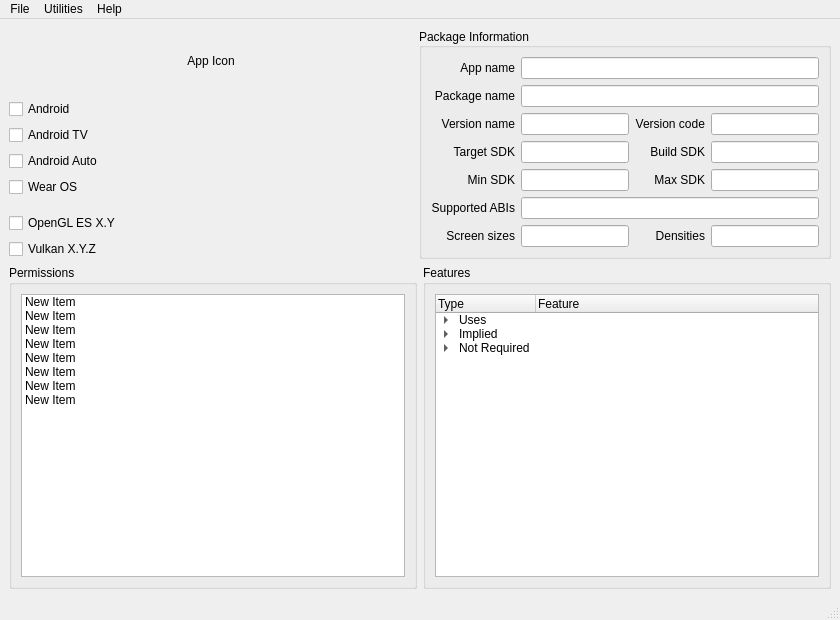
<?xml version="1.0" encoding="UTF-8"?>
<ui version="4.0">
 <class>MainWindow</class>
 <widget class="QMainWindow" name="MainWindow">
  <property name="geometry">
   <rect>
    <x>0</x>
    <y>0</y>
    <width>840</width>
    <height>620</height>
   </rect>
  </property>
  <property name="sizePolicy">
   <sizepolicy hsizetype="Expanding" vsizetype="Expanding">
    <horstretch>0</horstretch>
    <verstretch>0</verstretch>
   </sizepolicy>
  </property>
  <property name="windowTitle">
   <string>MainWindow</string>
  </property>
  <widget class="QWidget" name="centralwidget">
   <property name="sizePolicy">
    <sizepolicy hsizetype="Expanding" vsizetype="Expanding">
     <horstretch>0</horstretch>
     <verstretch>0</verstretch>
    </sizepolicy>
   </property>
   <layout class="QGridLayout" name="gridLayout_4">
    <item row="0" column="0">
     <widget class="QLabel" name="app_icon_label">
      <property name="autoFillBackground">
       <bool>true</bool>
      </property>
      <property name="text">
       <string>App Icon</string>
      </property>
      <property name="alignment">
       <set>Qt::AlignCenter</set>
      </property>
     </widget>
    </item>
    <item row="1" column="0">
     <layout class="QVBoxLayout" name="verticalLayout">
      <item>
       <widget class="QCheckBox" name="checkBox">
        <property name="text">
         <string>Android</string>
        </property>
        <property name="checkable">
         <bool>false</bool>
        </property>
       </widget>
      </item>
      <item>
       <widget class="QCheckBox" name="checkBox_2">
        <property name="text">
         <string>Android TV</string>
        </property>
        <property name="checkable">
         <bool>false</bool>
        </property>
       </widget>
      </item>
      <item>
       <widget class="QCheckBox" name="checkBox_3">
        <property name="text">
         <string>Android Auto</string>
        </property>
        <property name="checkable">
         <bool>false</bool>
        </property>
       </widget>
      </item>
      <item>
       <widget class="QCheckBox" name="checkBox_4">
        <property name="text">
         <string>Wear OS</string>
        </property>
        <property name="checkable">
         <bool>false</bool>
        </property>
       </widget>
      </item>
      <item>
       <spacer name="horizontalSpacer">
        <property name="orientation">
         <enum>Qt::Horizontal</enum>
        </property>
        <property name="sizeHint" stdset="0">
         <size>
          <width>40</width>
          <height>10</height>
         </size>
        </property>
       </spacer>
      </item>
      <item>
       <widget class="QCheckBox" name="checkBox_5">
        <property name="text">
         <string>OpenGL ES X.Y</string>
        </property>
       </widget>
      </item>
      <item>
       <widget class="QCheckBox" name="checkBox_6">
        <property name="text">
         <string>Vulkan X.Y.Z</string>
        </property>
       </widget>
      </item>
     </layout>
    </item>
    <item row="2" column="0" colspan="2">
     <layout class="QGridLayout" name="gridLayout_3">
      <item row="0" column="0">
       <widget class="QGroupBox" name="permissions_group">
        <property name="title">
         <string>Permissions</string>
        </property>
        <layout class="QGridLayout" name="gridLayout_6">
         <item row="0" column="0">
          <widget class="QListWidget" name="listWidget">
           <item>
            <property name="text">
             <string>New Item</string>
            </property>
           </item>
           <item>
            <property name="text">
             <string>New Item</string>
            </property>
           </item>
           <item>
            <property name="text">
             <string>New Item</string>
            </property>
           </item>
           <item>
            <property name="text">
             <string>New Item</string>
            </property>
           </item>
           <item>
            <property name="text">
             <string>New Item</string>
            </property>
           </item>
           <item>
            <property name="text">
             <string>New Item</string>
            </property>
           </item>
           <item>
            <property name="text">
             <string>New Item</string>
            </property>
           </item>
           <item>
            <property name="text">
             <string>New Item</string>
            </property>
           </item>
          </widget>
         </item>
        </layout>
       </widget>
      </item>
      <item row="0" column="1">
       <widget class="QGroupBox" name="features_group">
        <property name="title">
         <string>Features</string>
        </property>
        <layout class="QGridLayout" name="gridLayout_5">
         <item row="0" column="0">
          <widget class="QTreeWidget" name="treeWidget">
           <column>
            <property name="text">
             <string>Type</string>
            </property>
           </column>
           <column>
            <property name="text">
             <string>Feature</string>
            </property>
           </column>
           <item>
            <property name="text">
             <string>Uses</string>
            </property>
            <item>
             <property name="text">
              <string>New Item</string>
             </property>
             <property name="text">
              <string/>
             </property>
            </item>
            <item>
             <property name="text">
              <string>New Item</string>
             </property>
            </item>
           </item>
           <item>
            <property name="text">
             <string>Implied</string>
            </property>
            <item>
             <property name="text">
              <string>New Item</string>
             </property>
            </item>
            <item>
             <property name="text">
              <string>New Item</string>
             </property>
            </item>
           </item>
           <item>
            <property name="text">
             <string>Not Required</string>
            </property>
            <item>
             <property name="text">
              <string>New Item</string>
             </property>
             <property name="text">
              <string/>
             </property>
            </item>
            <item>
             <property name="text">
              <string>New Item</string>
             </property>
            </item>
           </item>
          </widget>
         </item>
        </layout>
       </widget>
      </item>
     </layout>
    </item>
    <item row="0" column="1" rowspan="2">
     <widget class="QGroupBox" name="package_info_group">
      <property name="title">
       <string>Package Information</string>
      </property>
      <property name="alignment">
       <set>Qt::AlignLeading|Qt::AlignLeft|Qt::AlignVCenter</set>
      </property>
      <layout class="QGridLayout" name="gridLayout">
       <item row="0" column="0">
        <layout class="QGridLayout" name="gridLayout_2">
         <item row="1" column="1" colspan="5">
          <widget class="QLineEdit" name="package_name_field">
           <property name="readOnly">
            <bool>true</bool>
           </property>
          </widget>
         </item>
         <item row="2" column="1" colspan="2">
          <widget class="QLineEdit" name="version_name_field">
           <property name="readOnly">
            <bool>true</bool>
           </property>
          </widget>
         </item>
         <item row="2" column="4" colspan="2">
          <widget class="QLineEdit" name="version_code_field">
           <property name="readOnly">
            <bool>true</bool>
           </property>
          </widget>
         </item>
         <item row="3" column="0">
          <widget class="QLabel" name="target_sdk_label">
           <property name="text">
            <string>Target SDK</string>
           </property>
           <property name="alignment">
            <set>Qt::AlignRight|Qt::AlignTrailing|Qt::AlignVCenter</set>
           </property>
          </widget>
         </item>
         <item row="4" column="1" colspan="2">
          <widget class="QLineEdit" name="min_sdk_field">
           <property name="readOnly">
            <bool>true</bool>
           </property>
          </widget>
         </item>
         <item row="4" column="3">
          <widget class="QLabel" name="max_sdk_label">
           <property name="text">
            <string>Max SDK</string>
           </property>
           <property name="alignment">
            <set>Qt::AlignRight|Qt::AlignTrailing|Qt::AlignVCenter</set>
           </property>
          </widget>
         </item>
         <item row="3" column="1" colspan="2">
          <widget class="QLineEdit" name="target_sdk_field">
           <property name="readOnly">
            <bool>true</bool>
           </property>
          </widget>
         </item>
         <item row="5" column="1" colspan="5">
          <widget class="QLineEdit" name="supported_abis_field">
           <property name="readOnly">
            <bool>true</bool>
           </property>
          </widget>
         </item>
         <item row="4" column="0">
          <widget class="QLabel" name="min_sdk_label">
           <property name="text">
            <string>Min SDK</string>
           </property>
           <property name="alignment">
            <set>Qt::AlignRight|Qt::AlignTrailing|Qt::AlignVCenter</set>
           </property>
          </widget>
         </item>
         <item row="5" column="0">
          <widget class="QLabel" name="supported_abis_label">
           <property name="text">
            <string>Supported ABIs</string>
           </property>
           <property name="alignment">
            <set>Qt::AlignRight|Qt::AlignTrailing|Qt::AlignVCenter</set>
           </property>
          </widget>
         </item>
         <item row="3" column="4" colspan="2">
          <widget class="QLineEdit" name="build_sdk_field">
           <property name="readOnly">
            <bool>true</bool>
           </property>
          </widget>
         </item>
         <item row="0" column="1" colspan="5">
          <widget class="QLineEdit" name="app_name_field">
           <property name="readOnly">
            <bool>true</bool>
           </property>
          </widget>
         </item>
         <item row="4" column="4" colspan="2">
          <widget class="QLineEdit" name="max_sdk_field">
           <property name="readOnly">
            <bool>true</bool>
           </property>
          </widget>
         </item>
         <item row="2" column="0">
          <widget class="QLabel" name="version_name_label">
           <property name="text">
            <string>Version name</string>
           </property>
           <property name="alignment">
            <set>Qt::AlignRight|Qt::AlignTrailing|Qt::AlignVCenter</set>
           </property>
          </widget>
         </item>
         <item row="6" column="0">
          <widget class="QLabel" name="screen_sizes_label">
           <property name="text">
            <string>Screen sizes</string>
           </property>
           <property name="alignment">
            <set>Qt::AlignRight|Qt::AlignTrailing|Qt::AlignVCenter</set>
           </property>
          </widget>
         </item>
         <item row="2" column="3">
          <widget class="QLabel" name="version_code_label">
           <property name="text">
            <string>Version code</string>
           </property>
           <property name="alignment">
            <set>Qt::AlignRight|Qt::AlignTrailing|Qt::AlignVCenter</set>
           </property>
          </widget>
         </item>
         <item row="1" column="0">
          <widget class="QLabel" name="package_name_label">
           <property name="text">
            <string>Package name</string>
           </property>
           <property name="alignment">
            <set>Qt::AlignRight|Qt::AlignTrailing|Qt::AlignVCenter</set>
           </property>
          </widget>
         </item>
         <item row="0" column="0">
          <widget class="QLabel" name="app_name_label">
           <property name="text">
            <string>App name</string>
           </property>
           <property name="alignment">
            <set>Qt::AlignRight|Qt::AlignTrailing|Qt::AlignVCenter</set>
           </property>
           <property name="wordWrap">
            <bool>true</bool>
           </property>
          </widget>
         </item>
         <item row="3" column="3">
          <widget class="QLabel" name="build_sdk_label">
           <property name="text">
            <string>Build SDK</string>
           </property>
           <property name="alignment">
            <set>Qt::AlignRight|Qt::AlignTrailing|Qt::AlignVCenter</set>
           </property>
          </widget>
         </item>
         <item row="6" column="3">
          <widget class="QLabel" name="densities_label">
           <property name="text">
            <string>Densities</string>
           </property>
           <property name="alignment">
            <set>Qt::AlignRight|Qt::AlignTrailing|Qt::AlignVCenter</set>
           </property>
          </widget>
         </item>
         <item row="6" column="1" colspan="2">
          <widget class="QLineEdit" name="screen_sizes_field">
           <property name="readOnly">
            <bool>true</bool>
           </property>
          </widget>
         </item>
         <item row="6" column="4" colspan="2">
          <widget class="QLineEdit" name="densities_field">
           <property name="readOnly">
            <bool>true</bool>
           </property>
          </widget>
         </item>
        </layout>
       </item>
      </layout>
     </widget>
    </item>
   </layout>
   <zorder>package_info_group</zorder>
   <zorder>app_icon_label</zorder>
  </widget>
  <widget class="QMenuBar" name="menubar">
   <property name="geometry">
    <rect>
     <x>0</x>
     <y>0</y>
     <width>840</width>
     <height>30</height>
    </rect>
   </property>
   <property name="font">
    <font>
     <weight>50</weight>
     <bold>false</bold>
    </font>
   </property>
   <widget class="QMenu" name="menuFile">
    <property name="toolTip">
     <string comment="uhh" extracomment="idk">file</string>
    </property>
    <property name="statusTip">
     <string comment="agsdgfa" extracomment="hsdgsdg">open a file</string>
    </property>
    <property name="title">
     <string>File</string>
    </property>
    <addaction name="actionOpen"/>
    <addaction name="actionOpen_Recent"/>
    <addaction name="separator"/>
    <addaction name="actionExit"/>
   </widget>
   <widget class="QMenu" name="menuUtilities">
    <property name="title">
     <string>Utilities</string>
    </property>
    <widget class="QMenu" name="menuSearch">
     <property name="title">
      <string>Search</string>
     </property>
     <addaction name="actionPlay_Store"/>
     <addaction name="actionWeb_Search"/>
     <addaction name="actionAPKMirror"/>
    </widget>
    <addaction name="actionRename"/>
    <addaction name="actionADB"/>
    <addaction name="separator"/>
    <addaction name="menuSearch"/>
    <addaction name="actionVirusTotal"/>
    <addaction name="actionFind_recent"/>
   </widget>
   <widget class="QMenu" name="menuHelp">
    <property name="title">
     <string>Help</string>
    </property>
    <addaction name="actionAbout"/>
    <addaction name="actionAboutQt"/>
    <addaction name="actionCheck_for_updates"/>
    <addaction name="separator"/>
    <addaction name="actionAAPT_output"/>
   </widget>
   <addaction name="menuFile"/>
   <addaction name="menuUtilities"/>
   <addaction name="menuHelp"/>
  </widget>
  <widget class="QStatusBar" name="statusbar"/>
  <action name="actionOpen">
   <property name="text">
    <string>Open</string>
   </property>
   <property name="statusTip">
    <string/>
   </property>
  </action>
  <action name="actionRename">
   <property name="text">
    <string>Clean Rename</string>
   </property>
  </action>
  <action name="actionAbout">
   <property name="text">
    <string>About</string>
   </property>
   <property name="statusTip">
    <string extracomment="HELP ME"/>
   </property>
  </action>
  <action name="actionWeb_Search">
   <property name="text">
    <string>Web Search</string>
   </property>
  </action>
  <action name="actionAPKMirror">
   <property name="text">
    <string>APKMirror</string>
   </property>
  </action>
  <action name="actionPlay_Store">
   <property name="text">
    <string>Play Store</string>
   </property>
  </action>
  <action name="actionVirusTotal">
   <property name="text">
    <string>VirusTotal</string>
   </property>
  </action>
  <action name="actionFind_recent">
   <property name="text">
    <string>Find recent</string>
   </property>
  </action>
  <action name="actionExit">
   <property name="text">
    <string>Exit</string>
   </property>
  </action>
  <action name="actionOpen_Recent">
   <property name="text">
    <string>Open Recent</string>
   </property>
  </action>
  <action name="actionCheck_for_updates">
   <property name="text">
    <string>Check for updates</string>
   </property>
  </action>
  <action name="actionAAPT_output">
   <property name="text">
    <string>AAPT output</string>
   </property>
  </action>
  <action name="actionAboutQt">
   <property name="text">
    <string>About Qt</string>
   </property>
  </action>
  <action name="actionADB">
   <property name="text">
    <string>ADB</string>
   </property>
  </action>
 </widget>
 <resources/>
 <connections/>
</ui>
